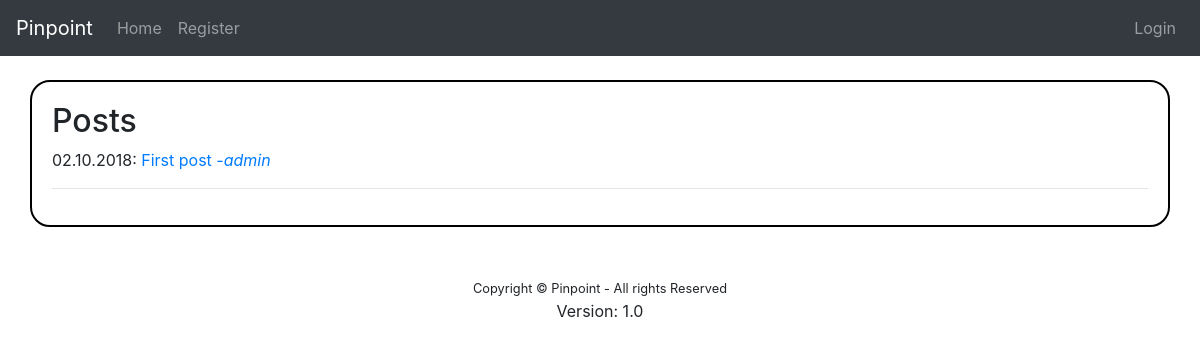
The page / on the database its author committed.
### view_content/models.py (models this page shows, shortened)
class Post(models.Model):
    title = models.CharField(max_length=200)
    body = models.TextField()
    date = models.DateTimeField(auto_now_add=True)
    author = models.ForeignKey('auth.User', on_delete=models.CASCADE)
    published = models.BooleanField(default=False)

### view_content/views.py (the view)
# urls.py: path('', views.index, name="home"),
def index(request):
    posts = Post.objects.all().order_by("-date")[:20]
    return render(request, "view_content/TEMPORARY.html", {'posts': posts})

### view_content/templates/view_content/TEMPORARY.html (shortened to what this page needs)
{% extends "base.html" %}
{% block content %}
	<h2>Posts</h2>
    {% for post in posts %}
        {% if post.published %}
            <span>{{ post.date|date:"d.m.Y" }}: </span>
            <a href="{% url 'detail' post.id %}">{{ post.title }}</a><a href="">   -<i>{{ post.author.username }}</i></a>
        {% endif %}
    {% endfor %}
    <hr>
{% endblock %}

### rows shown on the page
Post: date "02.10.2018", title "First post", author.username "admin"
